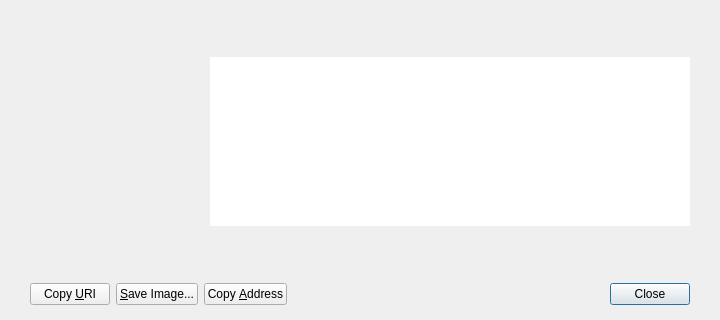
<?xml version="1.0" encoding="UTF-8"?>
<ui version="4.0">
 <class>ReceiveRequestDialog</class>
 <widget class="QDialog" name="ReceiveRequestDialog">
  <property name="geometry">
   <rect>
    <x>0</x>
    <y>0</y>
    <width>720</width>
    <height>320</height>
   </rect>
  </property>
  <layout class="QVBoxLayout" name="verticalLayout_2">
   <property name="spacing">
    <number>0</number>
   </property>
   <property name="leftMargin">
    <number>0</number>
   </property>
   <property name="topMargin">
    <number>15</number>
   </property>
   <property name="rightMargin">
    <number>0</number>
   </property>
   <property name="bottomMargin">
    <number>0</number>
   </property>
   <item>
    <layout class="QVBoxLayout" name="verticalLayout">
     <property name="spacing">
      <number>0</number>
     </property>
     <item>
      <layout class="QHBoxLayout" name="horizontalLayout_2">
       <property name="leftMargin">
        <number>10</number>
       </property>
       <property name="topMargin">
        <number>0</number>
       </property>
       <property name="rightMargin">
        <number>30</number>
       </property>
       <property name="bottomMargin">
        <number>0</number>
       </property>
       <item>
        <widget class="QRImageWidget" name="lblNRCode">
         <property name="sizePolicy">
          <sizepolicy hsizetype="Minimum" vsizetype="Minimum">
           <horstretch>0</horstretch>
           <verstretch>0</verstretch>
          </sizepolicy>
         </property>
         <property name="minimumSize">
          <size>
           <width>200</width>
           <height>200</height>
          </size>
         </property>
         <property name="maximumSize">
          <size>
           <width>200</width>
           <height>200</height>
          </size>
         </property>
         <property name="toolTip">
          <string>QR Code</string>
         </property>
         <property name="textFormat">
          <enum>Qt::PlainText</enum>
         </property>
         <property name="alignment">
          <set>Qt::AlignCenter</set>
         </property>
         <property name="wordWrap">
          <bool>true</bool>
         </property>
        </widget>
       </item>
       <item>
        <layout class="QVBoxLayout" name="verticalLayout_3">
         <property name="topMargin">
          <number>25</number>
         </property>
         <property name="bottomMargin">
          <number>25</number>
         </property>
         <item>
          <spacer name="verticalSpacer">
           <property name="orientation">
            <enum>Qt::Vertical</enum>
           </property>
           <property name="sizeHint" stdset="0">
            <size>
             <width>20</width>
             <height>40</height>
            </size>
           </property>
          </spacer>
         </item>
         <item>
          <widget class="QTextEdit" name="outUri">
           <property name="sizePolicy">
            <sizepolicy hsizetype="Expanding" vsizetype="Expanding">
             <horstretch>0</horstretch>
             <verstretch>0</verstretch>
            </sizepolicy>
           </property>
           <property name="minimumSize">
            <size>
             <width>0</width>
             <height>50</height>
            </size>
           </property>
           <property name="frameShape">
            <enum>QFrame::NoFrame</enum>
           </property>
           <property name="frameShadow">
            <enum>QFrame::Plain</enum>
           </property>
           <property name="tabChangesFocus">
            <bool>true</bool>
           </property>
           <property name="textInteractionFlags">
            <set>Qt::TextSelectableByKeyboard|Qt::TextSelectableByMouse</set>
           </property>
          </widget>
         </item>
         <item>
          <spacer name="verticalSpacer_2">
           <property name="orientation">
            <enum>Qt::Vertical</enum>
           </property>
           <property name="sizeHint" stdset="0">
            <size>
             <width>20</width>
             <height>40</height>
            </size>
           </property>
          </spacer>
         </item>
        </layout>
       </item>
      </layout>
     </item>
    </layout>
   </item>
   <item>
    <widget class="QWidget" name="buttonsContainerWhite" native="true">
     <layout class="QVBoxLayout" name="verticalLayout_4">
      <property name="leftMargin">
       <number>30</number>
      </property>
      <property name="topMargin">
       <number>15</number>
      </property>
      <property name="rightMargin">
       <number>30</number>
      </property>
      <property name="bottomMargin">
       <number>15</number>
      </property>
      <item>
       <layout class="QHBoxLayout" name="horizontalLayout">
        <item>
         <widget class="QPushButton" name="btnCopyURI">
          <property name="text">
           <string>Copy &amp;URI</string>
          </property>
          <property name="autoDefault">
           <bool>false</bool>
          </property>
         </widget>
        </item>
        <item>
         <widget class="QPushButton" name="btnSaveAs">
          <property name="text">
           <string>&amp;Save Image...</string>
          </property>
          <property name="autoDefault">
           <bool>false</bool>
          </property>
         </widget>
        </item>
        <item>
         <widget class="QPushButton" name="btnCopyAddress">
          <property name="text">
           <string>Copy &amp;Address</string>
          </property>
          <property name="autoDefault">
           <bool>false</bool>
          </property>
         </widget>
        </item>
        <item>
         <spacer name="horizontalSpacer">
          <property name="orientation">
           <enum>Qt::Horizontal</enum>
          </property>
          <property name="sizeHint" stdset="0">
           <size>
            <width>40</width>
            <height>20</height>
           </size>
          </property>
         </spacer>
        </item>
        <item>
         <widget class="QDialogButtonBox" name="buttonBox">
          <property name="styleSheet">
           <string notr="true"/>
          </property>
          <property name="standardButtons">
           <set>QDialogButtonBox::Close</set>
          </property>
         </widget>
        </item>
       </layout>
      </item>
     </layout>
    </widget>
   </item>
  </layout>
 </widget>
 <customwidgets>
  <customwidget>
   <class>QRImageWidget</class>
   <extends>QLabel</extends>
   <header>qt/receiverequestdialog.h</header>
  </customwidget>
 </customwidgets>
 <resources/>
 <connections>
  <connection>
   <sender>buttonBox</sender>
   <signal>rejected()</signal>
   <receiver>ReceiveRequestDialog</receiver>
   <slot>reject()</slot>
   <hints>
    <hint type="sourcelabel">
     <x>452</x>
     <y>573</y>
    </hint>
    <hint type="destinationlabel">
     <x>243</x>
     <y>298</y>
    </hint>
   </hints>
  </connection>
  <connection>
   <sender>buttonBox</sender>
   <signal>accepted()</signal>
   <receiver>ReceiveRequestDialog</receiver>
   <slot>accept()</slot>
   <hints>
    <hint type="sourcelabel">
     <x>452</x>
     <y>573</y>
    </hint>
    <hint type="destinationlabel">
     <x>243</x>
     <y>298</y>
    </hint>
   </hints>
  </connection>
 </connections>
</ui>
